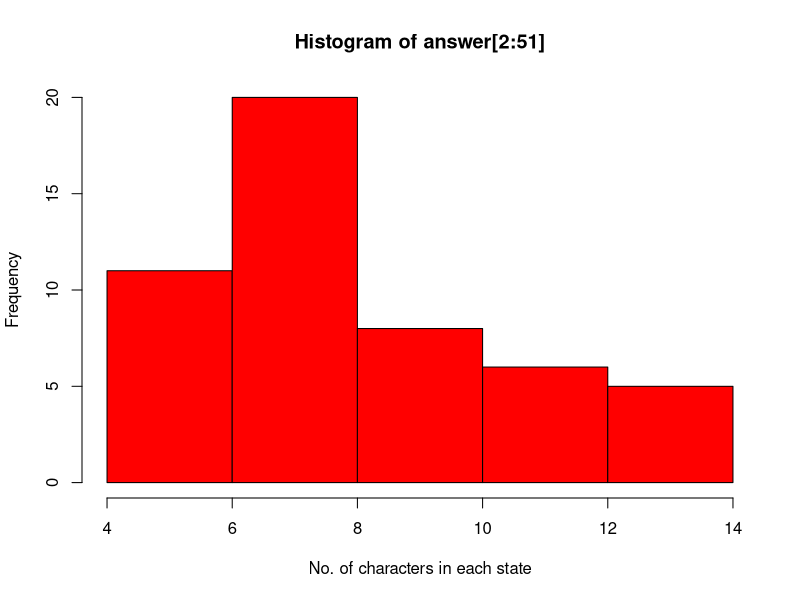

The R source for this figure:
#1. States = rownames(US Arrests)
#Get states names with 'w'.
#Get states names with 'W'.

#Answer 1
USArrests
States = rownames(USArrests)
rownames(USArrests)

#for w
grep("w",rownames(USArrests))
x<-grep("w",States)

for (i in 1:length(x)){
  print(States[x[i]])
  
}

#for W
grep("W",rownames(USArrests))
y<-grep("W",States)

for (i in 1:length(y)){
  print(States[y[i]])
  
}

#2. Prepare a Histogram of the number of characters in each US state.

answer <- c(0)
for(i in 1:50){
  temp <- States[i]
  len <- nchar(temp)
  answer <- c(answer,len)
  
}

# As 1st element we have added is 0 
# which we do not want in output so we are getting rid of it
hist(answer[2:51],xlab="No. of characters in each state",col = "red")







